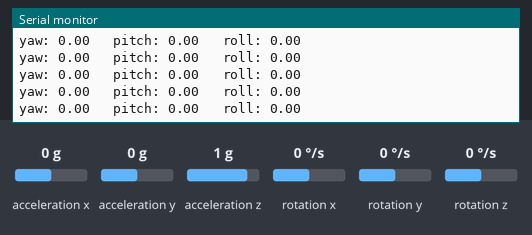
A sketch run on a simulated ESP32. Parts: the last lines printed to the serial monitor. The inputs (shaded band) are chosen by the test bench; at power-on: acceleration x 0 g, acceleration y 0 g, acceleration z 1 g, rotation z 0 °/s, rotation x 0 °/s, rotation y 0 °/s.

Above: at 2.7 s.
2.8 s: acceleration x set to -1.4 g
At 3.8 s:
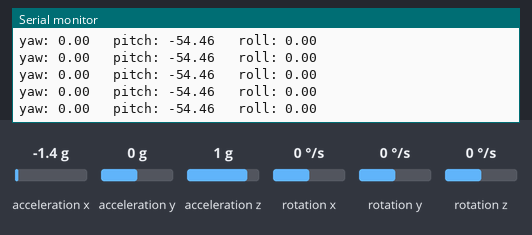
4.3 s: acceleration y set to -1.4 g
At 5.0 s:
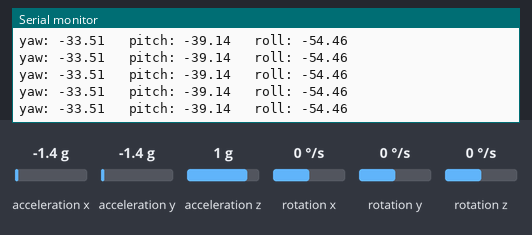
5.8 s: acceleration z set to -1.4 g
At 6.6 s:
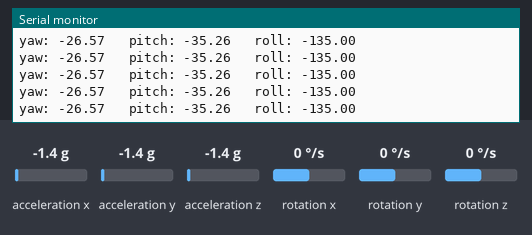
7.3 s: rotation z set to -192 °/s
At 8.4 s:
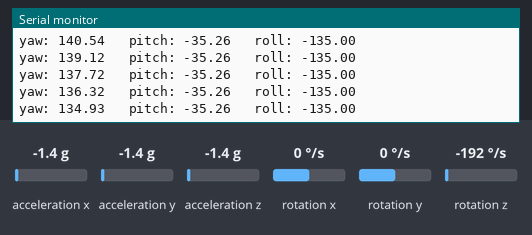
8.8 s: acceleration x set to -0.8 g
At 9.4 s:
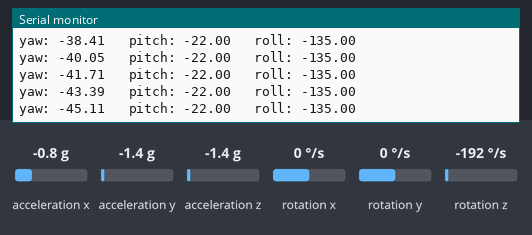
Timing chart, 0 to 11.8 s (numbered marks = the images above; inputs shaded):
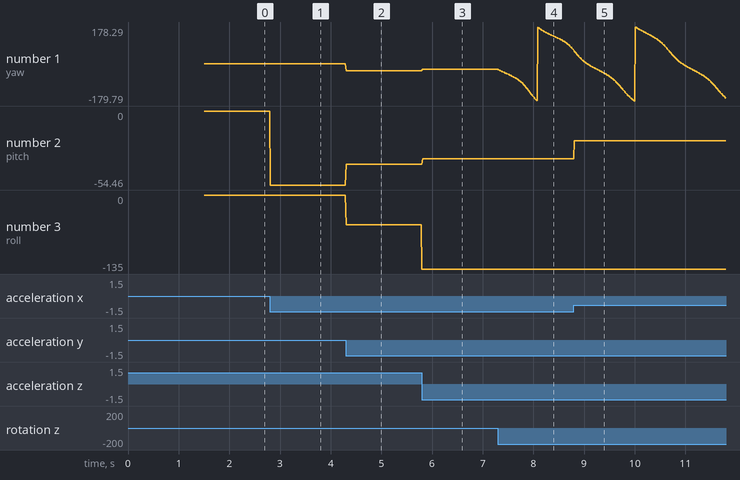

The sketch:

22_MPU6050_DMP_Serial_Plotter_names.ino
```cpp
/***************************************************
  Proyecto: CANSAT - MPU6050 (DMP + Serial Plotter)
  Ejemplo 7C: yaw, pitch y roll con nombres en el gráfico
  Versión: v1.0 - 15/11/2025
  Autor: Equipo CANSAT
  Centro: IES Gonzalo Torrente Ballester (Salamanca)

  Descripción:
  Variante del Ejemplo 7 en la que usamos el DMP del
  MPU6050 para obtener yaw, pitch y roll, y los enviamos
  al Serial Plotter con nombres de variable, para que
  aparezcan etiquetados como "yaw", "pitch" y "roll"
  en el gráfico.

  Formato de salida (una muestra por línea):
    yaw: <valor>   pitch: <valor>   roll: <valor>

  Licencia: MIT
***************************************************/

/*
  ESP32 + MPU6050 (GY-521, I2C) – DMP + Serial Plotter (con nombres)

  Conexiones:
    VCC   -> 3V3
    GND   -> GND
    SDA   -> GPIO21
    SCL   -> GPIO22
    ADO   -> GND   (dirección I2C 0x68)
    INT   -> Sin conectar
    XCL   -> No conectar
    XDA   -> No conectar

  Librerías necesarias:
    - I2Cdev
    - MPU6050 (MotionApps20)
*/

#include <Wire.h>
#include "I2Cdev.h"
#include "MPU6050_6Axis_MotionApps20.h"

// Objeto global del MPU6050
MPU6050 mpu(0x68);

// Variables del DMP / FIFO
bool    dmpReady      = false;
uint8_t devStatus;
uint16_t packetSize;
uint16_t fifoCount;
uint8_t fifoBuffer[64];

// Orientación
Quaternion q;
VectorFloat gravity;
float ypr[3];

void setup() {
  Serial.begin(115200);
  delay(1000);

  // I2C de la ESP32
  Wire.begin(21, 22);
  Wire.setClock(400000);

  mpu.initialize();
  if (!mpu.testConnection()) {
    // Si no hay sensor, nos quedamos aquí
    while (1) delay(1000);
  }

  // Inicializar DMP
  devStatus = mpu.dmpInitialize();

  // Offsets obtenidos con el sketch de calibración
  mpu.setXAccelOffset(-1062);
  mpu.setYAccelOffset( 2636);
  mpu.setZAccelOffset( 1330);
  mpu.setXGyroOffset(   104);
  mpu.setYGyroOffset(   -14);
  mpu.setZGyroOffset(    -8);

  if (devStatus == 0) {
    mpu.setDMPEnabled(true);
    dmpReady   = true;
    packetSize = mpu.dmpGetFIFOPacketSize();
  } else {
    while (1) delay(1000);  // error al iniciar DMP
  }
}

void loop() {
  if (!dmpReady) return;

  fifoCount = mpu.getFIFOCount();

  // Si FIFO llena, reseteamos y seguimos sin imprimir
  if (fifoCount == 1024) {
    mpu.resetFIFO();
    return;
  }

  // Esperar a tener un paquete completo
  while (fifoCount < packetSize) {
    fifoCount = mpu.getFIFOCount();
  }

  // Leer un paquete del DMP
  mpu.getFIFOBytes(fifoBuffer, packetSize);
  fifoCount -= packetSize;

  // Obtener yaw, pitch, roll
  mpu.dmpGetQuaternion(&q, fifoBuffer);
  mpu.dmpGetGravity(&gravity, &q);
  mpu.dmpGetYawPitchRoll(ypr, &q, &gravity);

  float yawDeg   = ypr[0] * 180.0 / PI;
  float pitchDeg = ypr[1] * 180.0 / PI;
  float rollDeg  = ypr[2] * 180.0 / PI;

  // Formato para Serial Plotter con nombres
  Serial.print("yaw: ");
  Serial.print(yawDeg);
  Serial.print("\t pitch: ");
  Serial.print(pitchDeg);
  Serial.print("\t roll: ");
  Serial.println(rollDeg);

  delay(5);
}
```

Measured:
- after the input at 2.8 s, the serial monitor: prints a new line at once (image 1)
- after the input at 4.3 s, the serial monitor: prints a new line at once (image 2)
- after the input at 5.8 s, the serial monitor: prints a new line at once (image 3)
- after the input at 7.3 s, the serial monitor: prints a new line at once (image 4)
- plotted number 1: 0 → -33.51 after the input at 4.3 s, -33.51 → -26.57 after the input at 5.8 s, -26.57 → 66.17 after the input at 7.3 s
- plotted number 2: 0 → -54.46 after the input at 2.8 s, -54.46 → -39.14 after the input at 4.3 s, -39.14 → -35.26 after the input at 5.8 s
- plotted number 3: -54.46 → -135 after the input at 5.8 s
